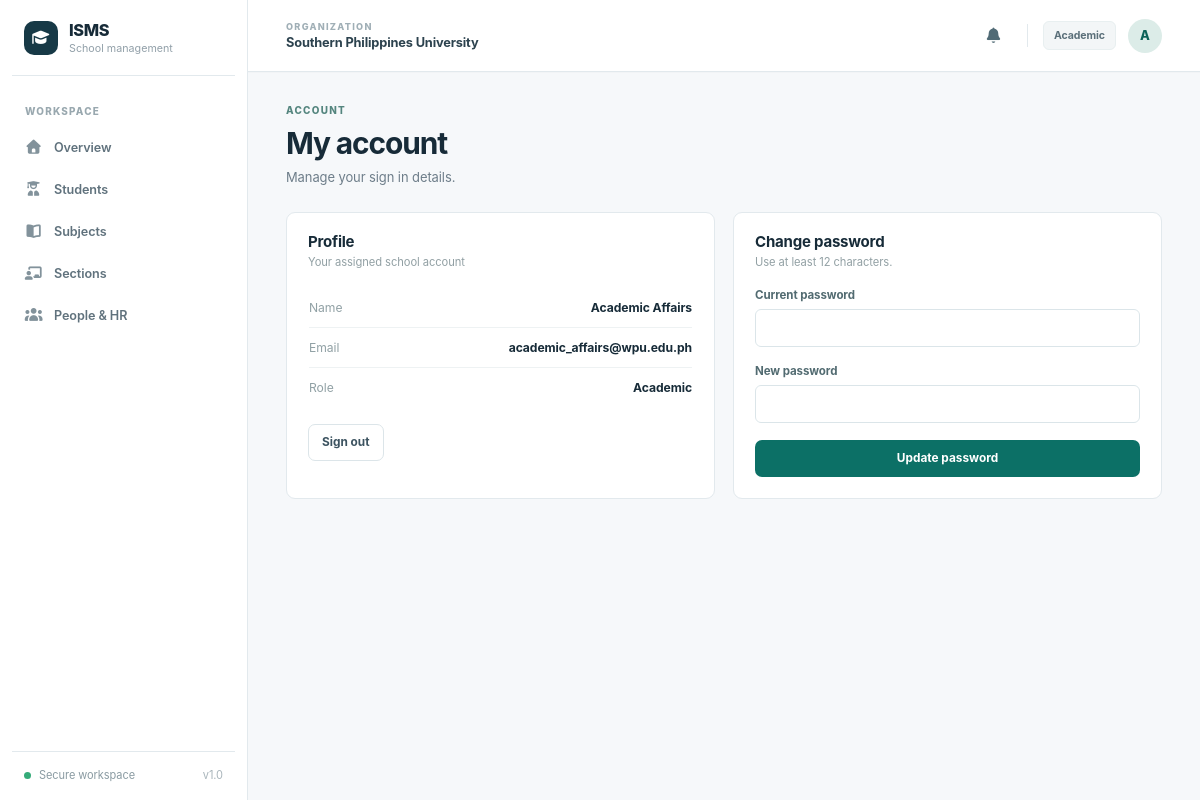
Page /account (signed in) on the committed database.
### models.py (models this page shows)
class User(db.Model):
    id = db.Column(db.Integer, primary_key=True)
    email = db.Column(db.String(255), unique=True, nullable=False, index=True)
    full_name = db.Column(db.String(160), nullable=False)
    password_hash = db.Column(db.String(255), nullable=False)
    role = db.Column(db.String(20), nullable=False)
    is_active = db.Column(db.Boolean, nullable=False, default=True)
    created_at = db.Column(db.DateTime(timezone=True), default=utcnow, nullable=False)
    last_login_at = db.Column(db.DateTime(timezone=True))
    notifications = db.relationship("Notification", backref="user", cascade="all, delete-orphan")

### app.py (the view, shortened to what this page needs)
    @app.route("/account", methods=["GET", "POST"])
    @role_required()
    def account():
        return render_template("account.html")

### app.py (called while the page is built)
def role_required(*roles):
    def decorator(fn):
        @wraps(fn)
        def inner(*args, **kwargs):
            if not g.user:
                return redirect(url_for("login", next=request.path))
            if roles and g.user.role not in roles:
                abort(403)
            return fn(*args, **kwargs)
        return inner
    return decorator

### templates/account.html (shortened to what this page needs)
{% extends 'base.html' %}
{% block content %}<div class="page-heading"><div><div class="eyebrow">ACCOUNT</div><h1>My account</h1><p>Manage your sign in details.</p></div></div><div class="detail-grid"><section class="panel"><div class="panel-head"><div><h2>Profile</h2><p>Your assigned school account</p></div></div><div class="detail-list"><div><span>Name</span><strong>{{ current_user.full_name }}</strong></div><div><span>Email</span><strong>{{ current_user.email }}</strong></div><div><span>Role</span><strong>{{ current_user.role|title }}</strong></div></div><form method="post" action="{{ url_for('logout') }}" class="panel-bottom"><input type="hidden" name="csrf_token" value="{{ csrf_token }}"><button class="button subtle" type="submit">Sign out</button></form></section><section class="panel"><div class="panel-head"><div><h2>Change password</h2><p>Use at least 12 characters.</p></div></div><form method="post" class="form-stack inside-panel"><input type="hidden" name="csrf_token" value="{{ csrf_token }}"><label>Current password<input name="current_password" type="password" required></label><label>New password<input name="new_password" type="password" minlength="12" required></label><button class="button primary" type="submit">Update password</button></form></section></div>{% endblock %}

### templates/base.html (shortened to what this page needs)
<!doctype html>
<html lang="en">
<head>
  <link rel="stylesheet" href="{{ url_for('static', filename='vendor/fontawesome/css/fontawesome.min.css') }}">
  <link rel="stylesheet" href="{{ url_for('static', filename='vendor/fontawesome/css/solid.min.css') }}">
  <link rel="stylesheet" href="{{ url_for('static', filename='css/app.css') }}">
  <link rel="stylesheet" href="{{ url_for('static', filename='css/theme.css') }}">
</head>
<body class="{% if not current_user %}public-body{% if request.endpoint in ['login', 'apply'] %} campus-auth-body{% endif %}{% endif %}">
{% if current_user %}
<div class="app-shell">
  <aside class="sidebar" id="sidebar">
    <a class="brand" href="{{ url_for('dashboard') }}">
      <span class="brand-mark"><i class="fa-solid fa-graduation-cap" aria-hidden="true"></i></span>
      <span><strong>ISMS</strong><small>School management</small></span>
    </a>
    <div class="nav-label">WORKSPACE</div>
    <nav class="nav" aria-label="Main navigation">
      <a class="nav-link {% if request.endpoint == 'dashboard' %}active{% endif %}" href="{{ url_for('dashboard') }}"><span class="nav-icon"><i class="fa-solid fa-house" aria-hidden="true"></i></span>Overview</a>
      {% if current_user.role in ['admin','admissions','academic','finance','teacher'] %}<a class="nav-link {% if request.endpoint in ['students','student_detail'] %}active{% endif %}" href="{{ url_for('students') }}"><span class="nav-icon"><i class="fa-solid fa-user-graduate" aria-hidden="true"></i></span>Students</a>{% endif %}
      {% if current_user.role in ['admin','academic','teacher'] %}
      <a class="nav-link {% if request.endpoint == 'subjects' %}active{% endif %}" href="{{ url_for('subjects') }}"><span class="nav-icon"><i class="fa-solid fa-book-open" aria-hidden="true"></i></span>Subjects</a>
      <a class="nav-link {% if request.endpoint in ['sections','section_detail'] %}active{% endif %}" href="{{ url_for('sections') }}"><span class="nav-icon"><i class="fa-solid fa-chalkboard-user" aria-hidden="true"></i></span>Sections</a>
      {% endif %}
      {% if current_user.role in ['admin','hr','academic'] %}<a class="nav-link {% if request.endpoint in ['employees','employee_detail'] %}active{% endif %}" href="{{ url_for('employees') }}"><span class="nav-icon"><i class="fa-solid fa-users" aria-hidden="true"></i></span>People & HR</a>{% endif %}
    </nav>
    <div class="sidebar-foot"><span class="status-dot"></span>Secure workspace <span class="sidebar-version">v1.0</span></div>
  </aside>
  <div class="main-area">
    <header class="topbar">
      <div class="school-name"><span class="topbar-eyebrow">ORGANIZATION</span><strong>{{ app_name }}</strong></div>
      <div class="top-actions">
        <div class="notification-anchor" data-notification-root>
          <button class="notification-trigger" type="button" aria-label="Notifications{% if unread_notifications %}, {{ unread_notifications }} unread{% endif %}" aria-haspopup="true" aria-expanded="false" aria-controls="notification-popover" data-notification-toggle>
            <i class="fa-solid fa-bell" aria-hidden="true"></i>
          </button>
        </div>
        <span class="role-badge">{{ current_user.role|replace('_',' ')|title }}</span>
        <a class="avatar" href="{{ url_for('account') }}" aria-label="Account settings for {{ current_user.full_name }}">{{ current_user.full_name[0]|upper }}</a>
      </div>
    </header>
    <main class="content">{% block content %}{% endblock %}</main>
  </div>
</div>
{% else %}
<main class="public-main">{% block public_content %}{% endblock %}</main>
{% endif %}
</body>
</html>

### public/static/css/theme.css (style rules this page uses)
:root { --ink:#172b38; --muted:#6d7d89; --line:#e2e9ed; --bg:#f6f8fa; --white:#fff; --deep:#172b38; --deep2:#eaf2f0; --accent:#0d7167; --accent-dark:#095b53; --soft:#eaf5f2; --shadow:0 1px 2px rgba(21,45,58,.025); }
html { font-family:Inter,ui-sans-serif,-apple-system,BlinkMacSystemFont,"Segoe UI",sans-serif;letter-spacing:-.005em }
body { background:var(--bg) }
a,button,input,select,textarea { transition:border-color .15s,background-color .15s,color .15s,box-shadow .15s }
.sidebar { width:248px;background:#fff;color:#647480;border-right:1px solid var(--line);padding:0 12px 18px }
.brand { height:76px;border-bottom:1px solid var(--line);padding:0 12px;margin-bottom:19px;color:var(--ink);font-size:1.02rem;gap:11px }
.brand strong { font-weight:800;letter-spacing:-.02em }
.brand small { color:#92a0a9;font-size:.67rem }
.brand-mark,.story-mark { background:#173946;color:#fff;box-shadow:none;font-family:inherit;font-size:1rem }
.brand-mark i { font-size:.95rem }
.nav-label { font-size:.62rem;color:#99a8af;padding:10px 13px 11px;letter-spacing:.12em }
.nav { gap:3px }
.nav-link { height:39px;padding:0 12px;color:#60727d;border-radius:7px;font-size:.79rem;font-weight:580;gap:11px }
.nav-icon { display:grid;place-items:center;font-size:.89rem;width:19px;color:#82929b }
.sidebar-foot { border-top:1px solid var(--line);color:#8a9ba2;padding:16px 12px 0;font-size:.69rem;display:flex;align-items:center;gap:3px }
.status-dot { background:#35ab79;margin-right:5px }
.sidebar-version { margin-left:auto;color:#a9b5bb }
.topbar { height:72px;padding:0 38px;position:sticky;top:0;z-index:35;box-shadow:0 1px 0 rgba(16,38,48,.015) }
.school-name { display:flex;flex-direction:column;gap:3px }
.school-name strong { font-size:.8rem;letter-spacing:-.012em;color:#2c424e;font-weight:700 }
.topbar-eyebrow { font-size:.57rem;letter-spacing:.14em;font-weight:800;color:#a0afb6 }
.top-actions { gap:12px }
.role-badge { background:#f3f6f7;color:#5a6f79;padding:7px 10px;border:1px solid #e8eff0;font-size:.66rem }
.avatar { background:#dcece8;color:#0c6259;width:34px;height:34px;font-size:.8rem }
.content { padding:32px 38px 72px;max-width:1500px }
.page-heading { margin-bottom:25px }
.page-heading h1 { font-size:1.87rem;letter-spacing:-.038em;margin-bottom:7px;font-weight:730 }
.page-heading p { font-size:.81rem }
.eyebrow { font-size:.62rem;letter-spacing:.13em;color:#54857e;margin-bottom:10px }
.button { border-radius:7px;min-height:37px;padding:9px 13px;font-size:.74rem;gap:8px;box-shadow:none!important }
.button.primary { background:#0c7066 }
.button.subtle { border-color:#dce5e9;color:#3c5360 }
.panel { border-radius:9px;box-shadow:none }
.panel-head { padding:19px 21px 16px }
.panel-head h2 { font-size:.94rem;font-weight:720 }
.panel-head p { font-size:.7rem }
.detail-list>div,.compact-list>div,.report-rows>div { border-color:#eef2f3 }
input,select,textarea { border-color:#dbe5e9;border-radius:6px;font-size:.75rem;min-height:38px }
.notification-anchor { position:relative;display:flex;align-items:center }
.notification-trigger { position:relative;display:grid;place-items:center;width:37px;height:37px;border:1px solid transparent;border-radius:7px;background:#fff;color:#516b76;font-size:.96rem }

### rows in the picture
User: role "Academic", full_name "A", full_name "Academic Affairs", email "academic_affairs@wpu.edu.ph"

### other values in the picture
{{ app_name }} "Southern Philippines University"
